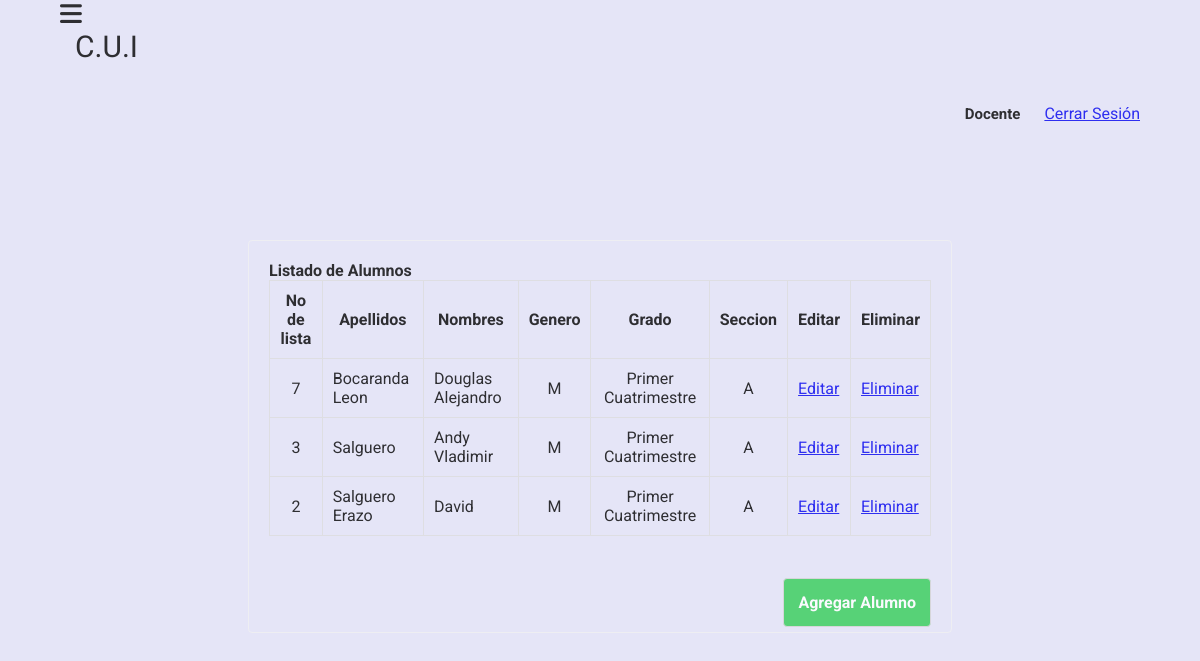
The app's page /Aplicacion/listadoalumnos.view.php (signed in) with its own data.
### tables this page shows
CREATE TABLE `alumnos` (
  `id` int(11) NOT NULL,
  `num_lista` int(11) NOT NULL,
  `nombres` varchar(45) NOT NULL,
  `apellidos` varchar(45) NOT NULL,
  `genero` char(1) NOT NULL,
  `id_grado` int(11) NOT NULL,
  `id_seccion` int(11) NOT NULL
);

CREATE TABLE `grados` (
  `id` int(11) NOT NULL,
  `nombre` varchar(45) NOT NULL,
  `ciclo` varchar(45) NOT NULL
);

CREATE TABLE `secciones` (
  `id` int(11) NOT NULL,
  `nombre` char(1) NOT NULL
);

### Aplicacion/listadoalumnos.view.php (the view, shortened to what this page needs)
<?php
require 'functions.php';
$alumnos = $conn->prepare("select a.id, a.num_lista, a.nombres, a.apellidos, a.genero, b.nombre as grado, c.nombre as seccion from alumnos as a inner join grados as b on a.id_grado = b.id inner join secciones as c on a.id_seccion = c.id order by a.apellidos");
$alumnos->execute();
$alumnos = $alumnos->fetchAll();
?>
<!DOCTYPE html>
<html lang="es">
<head>
    <link rel="stylesheet" href="css\otro_estilo.css">
</head>
<body>
    <header class="header">
		<div class="container">
		    <div class="btn-menu">
                <label for="btn-menu"><i class="fa-solid fa-bars"></i></label>
		    </div>
			    <div class="name">
				    <h1>C.U.I</h1>
			    </div>
			    <nav class="menu">
                    <h5>Docente</h5>
				    <a href="logout.php">Cerrar Sesión </a>
			    </nav>
		</div>
	</header>
<div class="body">
    <div class="panel">
            <h4>Listado de Alumnos</h4>
            <table class="table" cellspacing="0" cellpadding="0">
                <tr>
                    <th>No de<br>lista</th><th>Apellidos</th><th>Nombres</th><th>Genero</th><th>Grado</th><th>Seccion</th>
                    <th>Editar</th><th>Eliminar</th>
                </tr>
                <?php foreach ($alumnos as $alumno) :?>
                <tr>
                    <td align="center"><?php echo $alumno['num_lista'] ?></td><td><?php echo $alumno['apellidos'] ?></td>
                    <td><?php echo $alumno['nombres'] ?></td><td align="center"><?php echo $alumno['genero'] ?></td>
                    <td align="center"><?php echo $alumno['grado'] ?></td><td align="center"><?php echo $alumno['seccion'] ?></td>
                    <td><a href="alumnoedit.view.php?id=<?php echo $alumno['id'] ?>">Editar</a> </td>
                    <td><a href="alumnodelete.php?id=<?php echo $alumno['id'] ?>">Eliminar</a> </td>
                </tr>
                <?php endforeach;?>
            </table>
                <br><br>
                <a class="btn-link" href="alumnos.view.php">Agregar Alumno</a>
                <br><br>
        </div>
</div>
</body>
</html>

### Aplicacion/css/otro_estilo.css (style rules this page uses)
* { margin: 0; padding: 0; box-sizing: border-box; font-family: 'Roboto', sans-serif; }
body { background-color: #e5e5f7; opacity: 0.8; background-image: radial-gradient(#200065 0.5px, #e5e5f7 0.5px); background-size: 10px 10px; display: flex; min-height: 100vh; }
.header { width: 100%; height: 100px; position: fixed; top: 0;left: 0; }
.container { width: 90%; max-width: 1200px; margin: auto; }
.container .btn-menu label { color: black; font-size: 25px; cursor: pointer; }
.name h1 { color: black; font-weight: 400; font-size: 30px; margin-left: 15px; }
.container .menu { float: right; line-height: 100px; }
.container .menu h5 { display: inline-block; padding: 15px; line-height: normal; color: black; font-size: 15px; margin-right: 5px; }
.body { width: 80%; margin: 0 auto; padding: 40px; min-height: 500px; margin-top: 200px; }
.panel { border: 1px solid #f1f1f1; border-radius: 4px; padding: 20px; width: 80%; margin: 0 auto; }
button, .btn-link { padding: 14px; border-radius:4px; border:1px solid #d3d3d3; background: #007bff; color:#fff; font-weight: bold; cursor: pointer; margin-bottom: 4px; margin-top: 4px; }
.btn-link { float: right; text-decoration: none; background: #34ce57; }
.table { width: 100%; border-top:1px solid #ddd; border-left:1px solid #ddd; }
.table th, .table td { padding: 10px; border-bottom: 1px solid #ddd; border-right: 1px solid #ddd; }

### records on screen
alumnos: num_lista "7", apellidos "Bocaranda Leon", nombres "Douglas Alejandro", genero "M", id_grado.nombre "Primer Cuatrimestre", id_seccion.nombre "A"
alumnos: num_lista "3", apellidos "Salguero", nombres "Andy Vladimir", genero "M", id_grado.nombre "Primer Cuatrimestre", id_seccion.nombre "A"
alumnos: num_lista "2", apellidos "Salguero Erazo", nombres "David", genero "M", id_grado.nombre "Primer Cuatrimestre", id_seccion.nombre "A"
